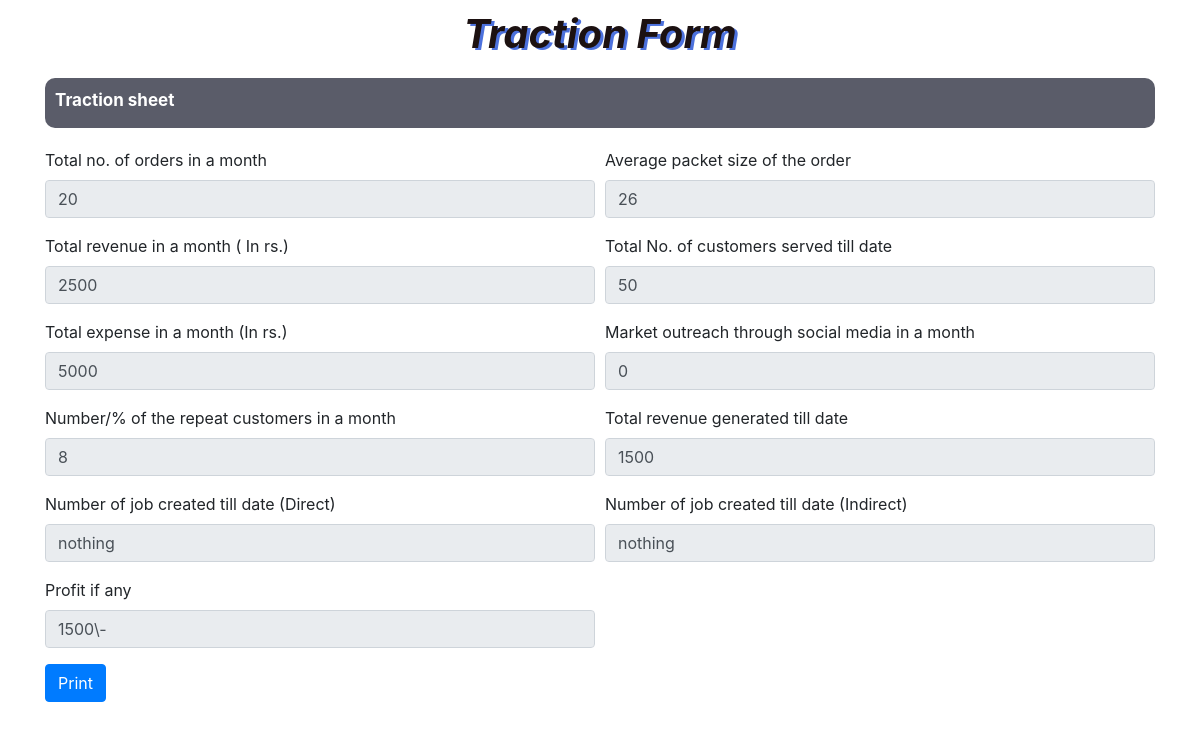
Page /dashboard/traction_report/1/ on the committed database.
### useraccount/models.py (models this page shows, shortened)
class TractionSheet(models.Model):
	connect_startup			      	= models.ForeignKey(StartUp, on_delete=models.CASCADE)
	total_order						= models.CharField(max_length=200,null=True,blank=True)
	average_packet_size				= models.CharField(max_length=200,null=True,blank=True)
	total_revenue_of_month			= models.CharField(max_length=200,null=True,blank=True)
	total_customers_served			= models.CharField(max_length=200,null=True,blank=True)
	total_expense					= models.CharField(max_length=200,null=True,blank=True)
	market_outreach					= models.CharField(max_length=200,null=True,blank=True)
	repeate_customers				= models.CharField(max_length=200,null=True,blank=True)
	total_revenue					= models.CharField(max_length=200,null=True,blank=True)
	direct_job_created				= models.CharField(max_length=200,null=True,blank=True)
	indirect_job_created			= models.CharField(max_length=200,null=True,blank=True)
	profit							= models.CharField(max_length=200,null=True,blank=True)
	allow_edit 						= models.BooleanField(default=False)
	generated_date					= models.DateTimeField(verbose_name='report generated date', auto_now_add=True)

### dashboard/views.py (the view)
# urls.py: path('traction_report/<int:pk>/',views.traction_report,name='traction_report'),
def traction_report(request,pk):
    traction_sheet_obj = TractionSheet.objects.get(pk=pk)
    return render(request,'traction_report.html',{'traction_report':traction_sheet_obj})

### templates/traction_report.html (shortened to what this page needs)
{% load static %}
<html lang="en">
<head>
    <link href="https://stackpath.bootstrapcdn.com/bootstrap/4.5.0/css/bootstrap.min.css" rel="stylesheet"
>
</head>
<body>
    <h1 style="text-align: center;font-weight: bold;color:rgb(28, 17, 17);text-shadow: 3px 2px rgb(76, 113, 221);margin-top: 10px;"><i>Traction Form</i></h1>
    <div class="container-fluid container">
        <div class="heading">
            <p class="font-weight-bold">Traction sheet</p>
        </div>
        <div class="form-row">
            <div class="form-group col-md-6">
                <label for="inputtotal_order">Total no. of orders in a month</label>
                <input type="text" class="form-control" name="total_order" disabled
                    value="{{traction_report.total_order}}" id="inputtotal_order" placeholder="orders in a month">
            </div>
            <div class="form-group col-md-6">
                <label for="inputaverage_packet_size">Average packet size of the order</label>
                <input type="text" class="form-control" name="average_packet_size" disabled
                    value="{{traction_report.average_packet_size}}" id="inputaverage_packet_size"
                    placeholder="packet size of the order">
            </div>
            <div class="form-group col-md-6">
                <label for="inputtotal_revenue_of_month">Total revenue in a month ( In rs.)</label>
                <input type="text" class="form-control" name="total_revenue_of_month" disabled
                    value="{{traction_report.total_revenue_of_month}}" id="inputtotal_revenue_of_month"
                    placeholder="revenue in a month ( In rs.)">
            </div>
            <div class="form-group col-md-6">
                <label for="inputtotal_customers_served">Total No. of customers served till date</label>
                <input type="text" class="form-control" name="total_customers_served" disabled
                    value="{{traction_report.total_customers_served}}" id="inputtotal_customers_served"
                    placeholder="customers served till date">
            </div>
            <div class="form-group col-md-6">
                <label for="inputtotal_expense">Total expense in a month (In rs.)</label>
                <input type="text" class="form-control" name="total_expense" disabled
                    value="{{traction_report.total_expense}}" id="inputtotal_expense"
                    placeholder="expense in a month (In rs.)">
            </div>
            <div class="form-group col-md-6">
                <label for="inputmarket_outreach">Market outreach through social media in a month</label>
                <input type="text" class="form-control" name="market_outreach" disabled
                    value="{{traction_report.market_outreach}}" id="inputmarket_outreach"
                    placeholder="Market outreach through social media">
            </div>
            <div class="form-group col-md-6">
                <label for="inputrepeate_customers">Number/% of the repeat customers in a month</label>
                <input type="text" class="form-control" name="repeate_customers" disabled
                    value="{{traction_report.repeate_customers}}" id="inputrepeate_customers"
                    placeholder="repeat customers">
            </div>
            <div class="form-group col-md-6">
                <label for="inputtotal_revenue">Total revenue generated till date</label>
                <input type="text" class="form-control" name="total_revenue" disabled
                    value="{{traction_report.total_revenue}}" id="inputtotal_revenue"
                    placeholder="revenue generated till date">
            </div>
            <div class="form-group col-md-6">
                <label for="inputdirect_job_created">Number of job created till date (Direct)</label>
                <input type="text" class="form-control" name="direct_job_created" disabled
                    value="{{traction_report.direct_job_created}}" id="inputdirect_job_created"
                    placeholder="job created(Directly)">
            </div>
            <div class="form-group col-md-6">
                <label for="inputindirect_job_created">Number of job created till date (Indirect)</label>
                <input type="text" class="form-control" name="indirect_job_created" disabled
                    value="{{traction_report.indirect_job_created}}" id="inputindirect_job_created"
                    placeholder="job created(InDirectly)">
            </div>
            <div class="form-group col-md-6">
                <label for="inputprofit">Profit if any</label>
                <input type="text" class="form-control" name="profit" disabled value="{{traction_report.profit}}"
                    id="inputprofit" placeholder="Profit">
            </div>
            <div class="form-group col-md-12">
                <button type="submit" onclick="printDiv('priantableArea')" class="btn btn-primary">Print</button>
            </div>
        </div>
</body>
</html>

### templates/traction_report.html (style rules this page uses)
.heading { width: 100%; height: 50px; background: #5A5C69; border-radius: 10px; margin: 20px 0; }
.heading p { padding: 10px; font-size: 17px; color: #fff; }

### rows in the picture
TractionSheet: total_order "20", average_packet_size "26", total_revenue_of_month "2500", total_customers_served "50", total_expense "5000", market_outreach "0", repeate_customers "8", total_revenue "1500", direct_job_created "nothing", indirect_job_created "nothing", profit "1500\\-"
